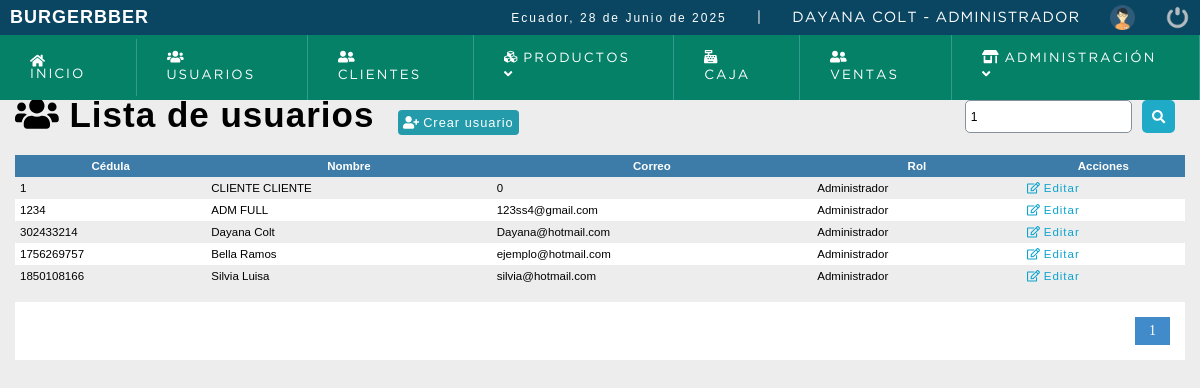
Page /sistema/buscar_usuario.php?busqueda=1 (signed in) on the committed database.
### tables this page shows
CREATE TABLE IF NOT EXISTS `usuario` (
  `id` int NOT NULL,
  `usuario` int NOT NULL,
  `nombre` varchar(20) NOT NULL,
  `apellido` varchar(20) NOT NULL,
  `correo` text NOT NULL,
  `clave` varchar(100) NOT NULL,
  `rol` int NOT NULL,
  `lugar` int NOT NULL DEFAULT '0',
  `estatus` int NOT NULL DEFAULT '1',
  PRIMARY KEY (`usuario`),
  KEY `usuario_ibfk_1` (`rol`)
);

CREATE TABLE IF NOT EXISTS `rol` (
  `idrol` int NOT NULL AUTO_INCREMENT,
  `rol` varchar(20) NOT NULL,
  PRIMARY KEY (`idrol`)
);

### sistema/buscar_usuario.php (the view, shortened to what this page needs)
<!DOCTYPE html>
<html lang="en">
<head>
	<?php include "includes/scripts.php"; ?>
</head>
<body>
	<?php include "includes/header.php"; ?>
	<section id="container">
		<?php
			$busqueda = strtolower($_REQUEST['busqueda']);
		 ?>
		<h1><i class="fas fa-users"></i> Lista de usuarios</h1>
		<a href="registro_usuario.php" class="btn_new"><i class="fas fa-user-plus"></i> Crear usuario</a>
		<form action="buscar_usuario.php" method="get" class="form_search">
			<input type="text" name="busqueda" id="busqueda" placeholder="Buscar" value="<?php echo $busqueda; ?>">
			<button type="submit" class="btn_search"><i class="fas fa-search"></i></button>
		</form>
		<div class="containerTable">
		<table>
			<tr>
				<th>Cédula</th>
				<th>Nombre</th>
				<th>Correo</th>
				<th>Rol</th>
				<th>Acciones</th>
			</tr>
		<?php
			$rol = '';
			$sql_registe = mysqli_query($conection,"SELECT COUNT(*) as total_registro FROM usuario
																WHERE ( usuario LIKE '%$busqueda%' OR
																		nombre LIKE '%$busqueda%' OR
																		correo LIKE '%$busqueda%' OR
																		apellido LIKE '%$busqueda%'
																		$rol  )
																AND estatus = 1  ");
			$result_register = mysqli_fetch_array($sql_registe);
			$total_registro = $result_register['total_registro'];
			$por_pagina = 20;
			if(empty($_GET['pagina']))
			{
				$pagina = 1;
			}else{
				$pagina = $_GET['pagina'];
			}
			$desde = ($pagina-1) * $por_pagina;
			$total_paginas = ceil($total_registro / $por_pagina);
			$query = mysqli_query($conection,"SELECT u.usuario, u.nombre, u.apellido, u.correo, r.rol FROM usuario u INNER JOIN rol r ON u.rol = r.idrol
										WHERE
										( u.usuario LIKE '%$busqueda%' OR
											u.nombre LIKE '%$busqueda%' OR
											u.correo LIKE '%$busqueda%' OR
											u.apellido LIKE '%$busqueda%' OR
											r.rol    LIKE  '%$busqueda%' )
										AND
										estatus = 1 LIMIT $desde,$por_pagina
				");
			$result = mysqli_num_rows($query);
			if($result > 0){
				while ($data = mysqli_fetch_array($query)) {
			?>
				<tr>
					<td><?php echo $data["usuario"]; ?></td>
					<td><?php echo $data["nombre"];?> <?php echo $data["apellido"]?></td>
					<td><?php echo $data["correo"]; ?></td>
					<td><?php echo $data['rol'];?></td>
					<td>
						<a class="link_edit" href="editar_usuario.php?usuario=<?php echo $data["usuario"]; ?>"><i class="far fa-edit"></i> Editar</a>
					</td>
				</tr>
		<?php
				}
			}
		 ?>
		</table>
		</div>
<?php
	if($total_registro != 0)
	{
 ?>
		<div class="paginador">
			<ul>
			<?php
				for ($i=1; $i <= $total_paginas; $i++) {
					if($i == $pagina)
					{
						echo '<li class="pageSelected">'.$i.'</li>';
					}else{
						echo '<li><a href="?pagina='.$i.'&busqueda='.$busqueda.'">'.$i.'</a></li>';
					}
				}
			 ?>
			</ul>
		</div>
<?php } ?>
	</section>
</body>
</html>

### sistema/css/style.css (style rules this page uses)
* { margin: 0; padding: 0; box-sizing: border-box; }
body { background: #ededed; font-size: 0.8rem; }
h1, h2, h3, h4, h5, h6 { font-family: 'arial'; font-weight: bold; letter-spacing: 1px; }
h1 { font-size: 18px; }
a { text-decoration: none; font-family: arial; letter-spacing: 1px; }
#container { padding: 90px 15px 15px; }
form { background: #FFF; margin: auto; padding: 20px 30px; border-radius: 10px; }
input,select { display: block; width: 100%; font-size: 12px; padding: 5px; border:1px solid #85929e; border-radius: 5px; }
#container h1 { font-size: 35px; display: inline-block; }
.btn_new { display: inline-block; background: #239baa; color: #FFF; padding: 5px; border-radius: 4px; margin: 20px; }
table { border-collapse: collapse; font-size: 0.9em; font-family: 'arial'; width:100%; }
table th { text-align: center; padding: 5px; background: #3d7ba8; color: #FFF; }
table tr:nth-child(odd) { background: #FFF; }
table td { padding: 5px; }
.link_edit { color: #0ca4ce; }
.paginador ul { padding: 15px; list-style: none; background: #FFF; margin-top: 15px; display: -webkit-flex; display: -moz-flex; display: -ms-flex; display: -o-flex; display: flex; justify-content: flex-end; }
.paginador a, .pageSelected { color: #428bca; border:1px solid #ddd; padding: 5px; display: inline-block; font-size: 14px; text-align: center; width: 35px; }
.pageSelected { color: #FFF; background: #428bca; border: 1px solid #428bca; }
.form_search { display: -webkit-flex; display: -moz-flex; display: -ms-flex; display: -o-flex; display: flex; float: right; background: initial; padding: 10px; border-radius: 10px; }
.form_search .btn_search { background: #1faac8; color: #FFF; padding: 10px; border: 0; cursor: pointer; margin-left: 10px; display: -webkit-flex; display: -moz-flex; display: -ms-flex; display: -o-flex; display: flex; border-radius: 5px; }

### rows in the picture
usuario: usuario "1", nombre "CLIENTE", apellido "CLIENTE", correo "0", rol.rol "Administrador"
usuario: usuario "1234", nombre "ADM", apellido "FULL", correo "123ss4@gmail.com", rol.rol "Administrador"
usuario: usuario "302433214", nombre "Dayana", apellido "Colt", correo "Dayana@hotmail.com", rol.rol "Administrador"
usuario: usuario "1756269757", nombre "Bella", apellido "Ramos", correo "ejemplo@hotmail.com", rol.rol "Administrador"
usuario: usuario "1850108166", nombre "Silvia", apellido "Luisa", correo "silvia@hotmail.com", rol.rol "Administrador"

### other values in the picture
fechaC() "28 de Junio de 2025"
$_SESSION['nombre'] "DAYANA"
$_SESSION['apellido'] "COLT"
$_SESSION['rol_name'] "ADMINISTRADOR"
